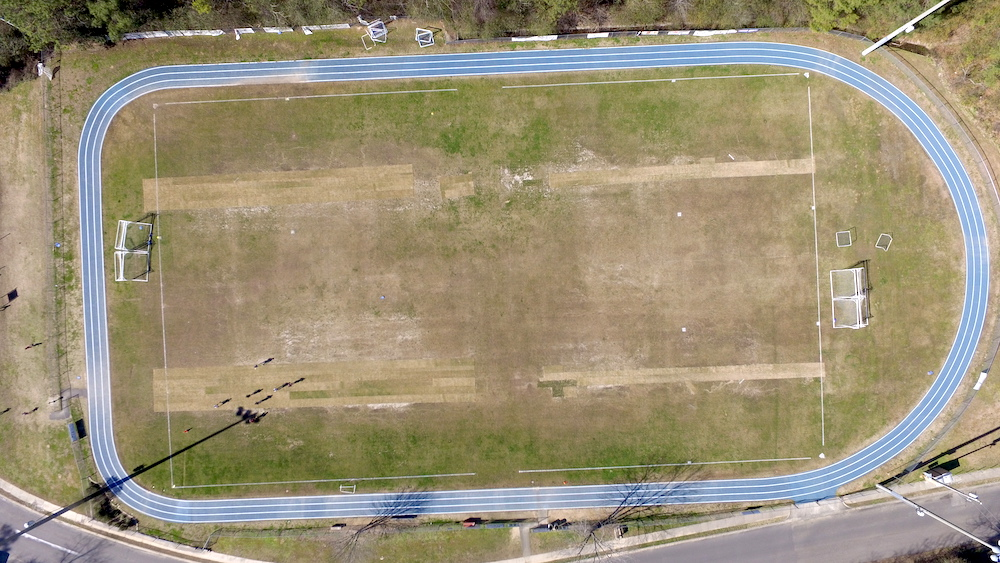
#> input picture test.jpg, 1000 x 563 px
$ python projection.py
#> lines starting #> are read from the running program, lines starting #| are printed output that depends on the picture
import cv2
import math
import numpy as np
import matplotlib.pyplot as plt


width, height = 800, 400

fov_x = 78 * np.pi / 180
fov_y = np.arctan(height * np.tan(fov_x/2) / width) * 2

roll, pitch, yaw = -20.0 * np.pi / 180, 10.0 * np.pi / 180, 30.0 * np.pi / 180

x, y, z = 700.0, 400.0, 300.0

# Calculates Rotation Matrix given euler angles.
def eulerAnglesToRotationMatrix(theta) :

    R_x = np.array([[1,         0,                  0                   ],
                    [0,         math.cos(theta[0]), -math.sin(theta[0]) ],
                    [0,         math.sin(theta[0]), math.cos(theta[0])  ]
                    ])

    R_y = np.array([[math.cos(theta[1]),    0,      math.sin(theta[1])  ],
                    [0,                     1,      0                   ],
                    [-math.sin(theta[1]),   0,      math.cos(theta[1])  ]
                    ])

    R_z = np.array([[math.cos(theta[2]),    -math.sin(theta[2]),    0],
                    [math.sin(theta[2]),    math.cos(theta[2]),     0],
                    [0,                     0,                      1]
                    ])

    R = np.dot(np.dot(R_z, R_x), R_y)
    return R

def get_points(x, y, z, roll, pitch, yaw, fov_x, fov_y):
	points = []
	theta = np.asarray([roll, pitch, yaw])
	pos = np.array([x,y,z])
	R = eulerAnglesToRotationMatrix(theta)
	v_init = np.array([0,0,-1])
	for i in [[1,-1], [1,1], [-1,1], [-1,-1]]:
		t = [i[0]*np.tan(fov_x/2), i[1]*np.tan(fov_y/2) , 0]
		v_f = R.dot(v_init + t)
		v_f = v_f / np.linalg.norm(v_f)
		point = (-pos[2]/v_f[2] * v_f)[:2] + pos[:2]
		points.append(point)
	return np.asarray(points)

def get_bouding_box(pts):
	min_x = min(pts[:,0])
	min_y = min(pts[:,1])
	max_x = max(pts[:,0])
	max_y = max(pts[:,1])

	return (min_x, max_y, max_x, min_y)

im = cv2.imread("test.jpg")
#> im is the input picture: shape (563, 1000, 3); mean B, G, R 119, 145.2, 155.7

print(im.shape)
#| (563, 1000, 3)


pts = get_points(x, y, z, roll, pitch, yaw, fov_x, fov_y)
print(pts)
pts2 = np.array([[width,0],[width,height], [0,height], [0,0]])

plt.imshow(im)
plt.plot(pts[:,0], pts[:,1], "-")
plt.plot(pts[0,0], pts[0,1], "ro")

plt.plot(pts[3,0], pts[3,1], "go")
plt.show()
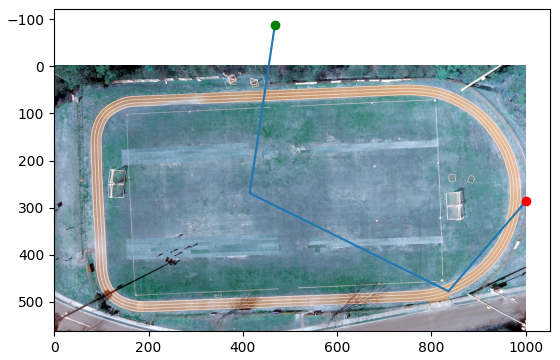
#> figure drawn by matplotlib, 1 panel; B, G, R data is drawn as R, G, B
h, status = cv2.findHomography(pts, pts2)

im2 = cv2.warpPerspective(im, h, (width, height))
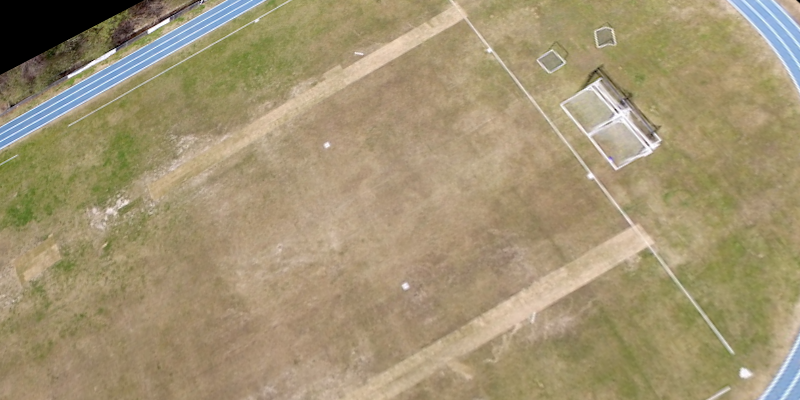
#> im2: shape (400, 800, 3); mean B, G, R 114.3, 147.4, 162
plt.imshow(im2)
plt.show()
